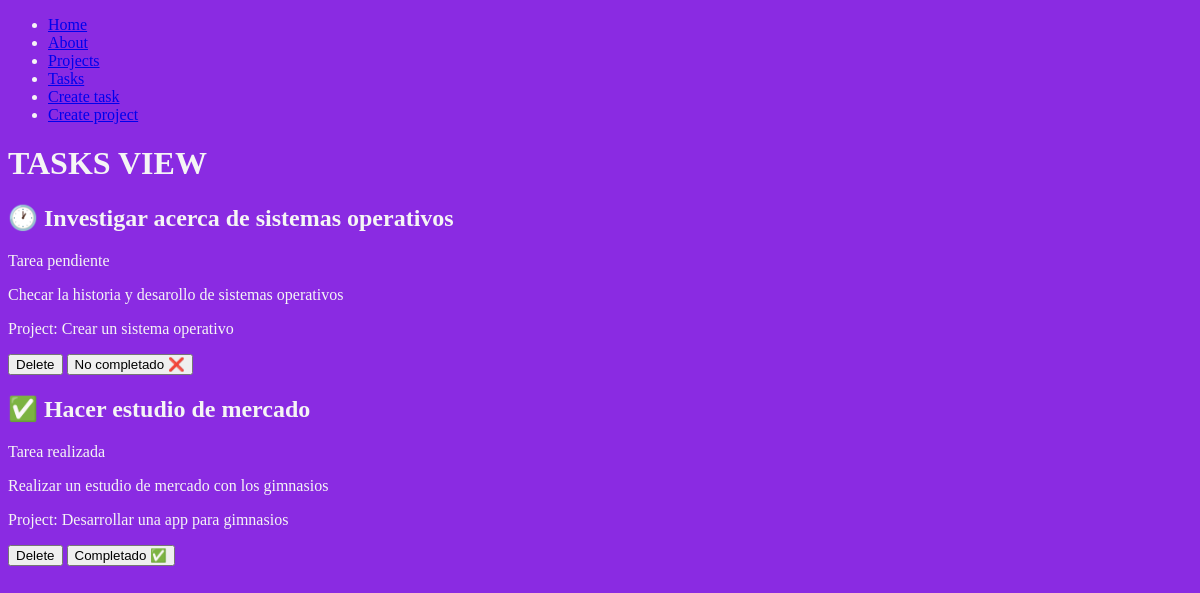
The page /tasks/ on the database as committed earlier.
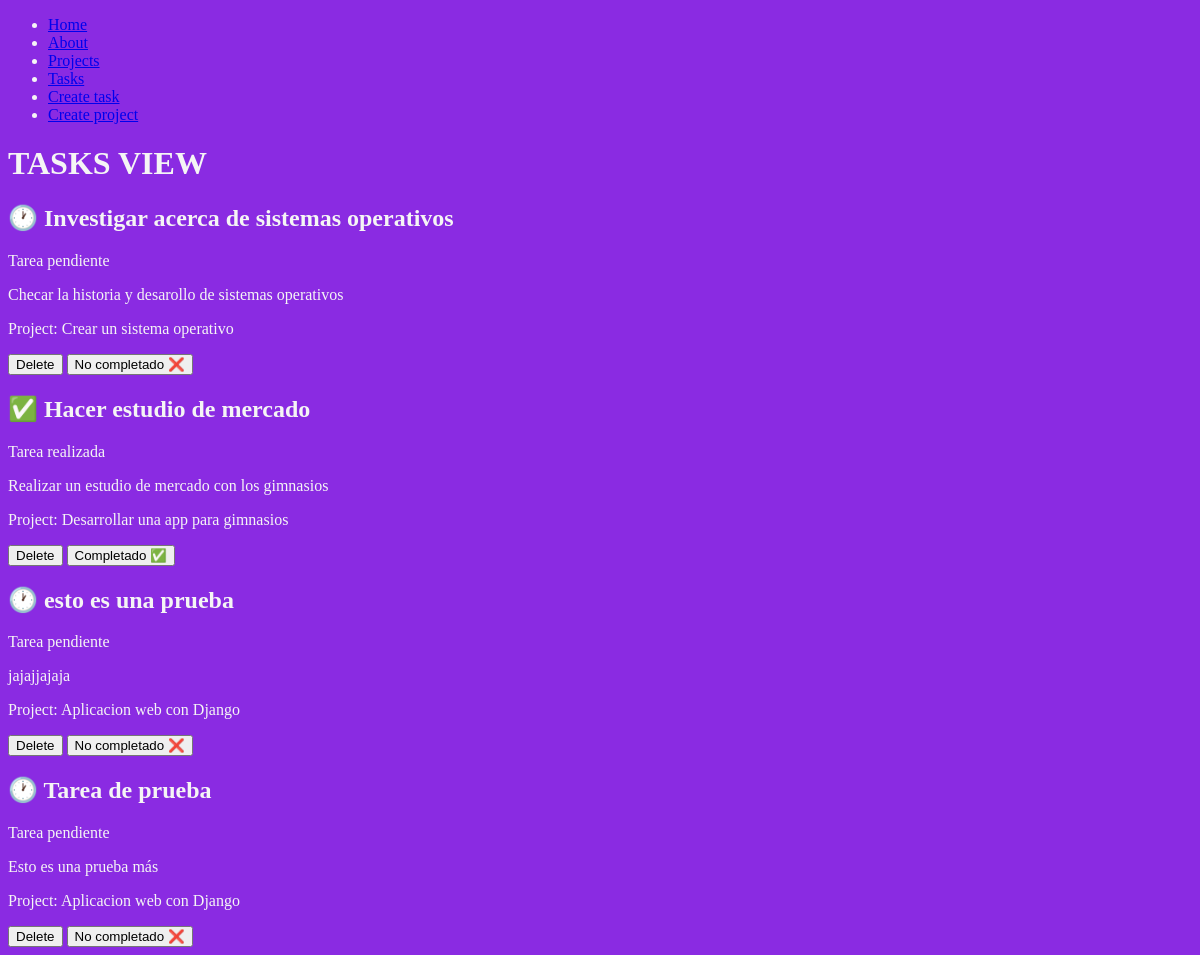
The same page on the database as committed later.
### myapp/models.py (models this page shows, shortened)
class Task(models.Model):
    title = models.CharField(max_length=200)
    description = models.TextField()
    project = models.ForeignKey(Project, on_delete=models.CASCADE)
    done = models.BooleanField(default=False)

class Project(models.Model):
    name = models.CharField(max_length=200)

### myapp/views.py (the view)
# urls.py: path('tasks/', views.tasks, name="tasks"),
def tasks(request):
    tasks = Task.objects.all()
    return render(request, 'tasks.html', {
        'tasks': tasks
    })

### myapp/templates/tasks.html
{% extends './layouts/base.html' %}
{% block content%}
<h1>TASKS VIEW</h1>
<section>
    {% for task in tasks %}
    <div>
        <h2>
            {% if task.done == True %}
            ✅
            {% else %}
            🕐
            {% endif%}
            {{ task.title }}
        </h2>
        {% if task.done == True %}
        <p>Tarea realizada</p>
        {% else %}
        <p>Tarea pendiente</p>
        {% endif %}
        <p>{{ task.description }}</p>
        <p>Project: {{ task.project.name }}</p>
        <button>Delete</button>
        {% if task.done == True %}
        <button>
            Completado ✅
        </button>
        {% else %}
        <button>
            No completado ❌
        </button>
        {% endif%}
    </div>
    {% endfor %}
</section>
{% endblock%}

Rows that differ between the two databases and show on the page:
added Task: title "esto es una prueba", done "Tarea pendiente", description "jajajjajaja", project.name "Aplicacion web con Django"
added Task: title "Tarea de prueba", done "Tarea pendiente", description "Esto es una prueba más", project.name "Aplicacion web con Django"
